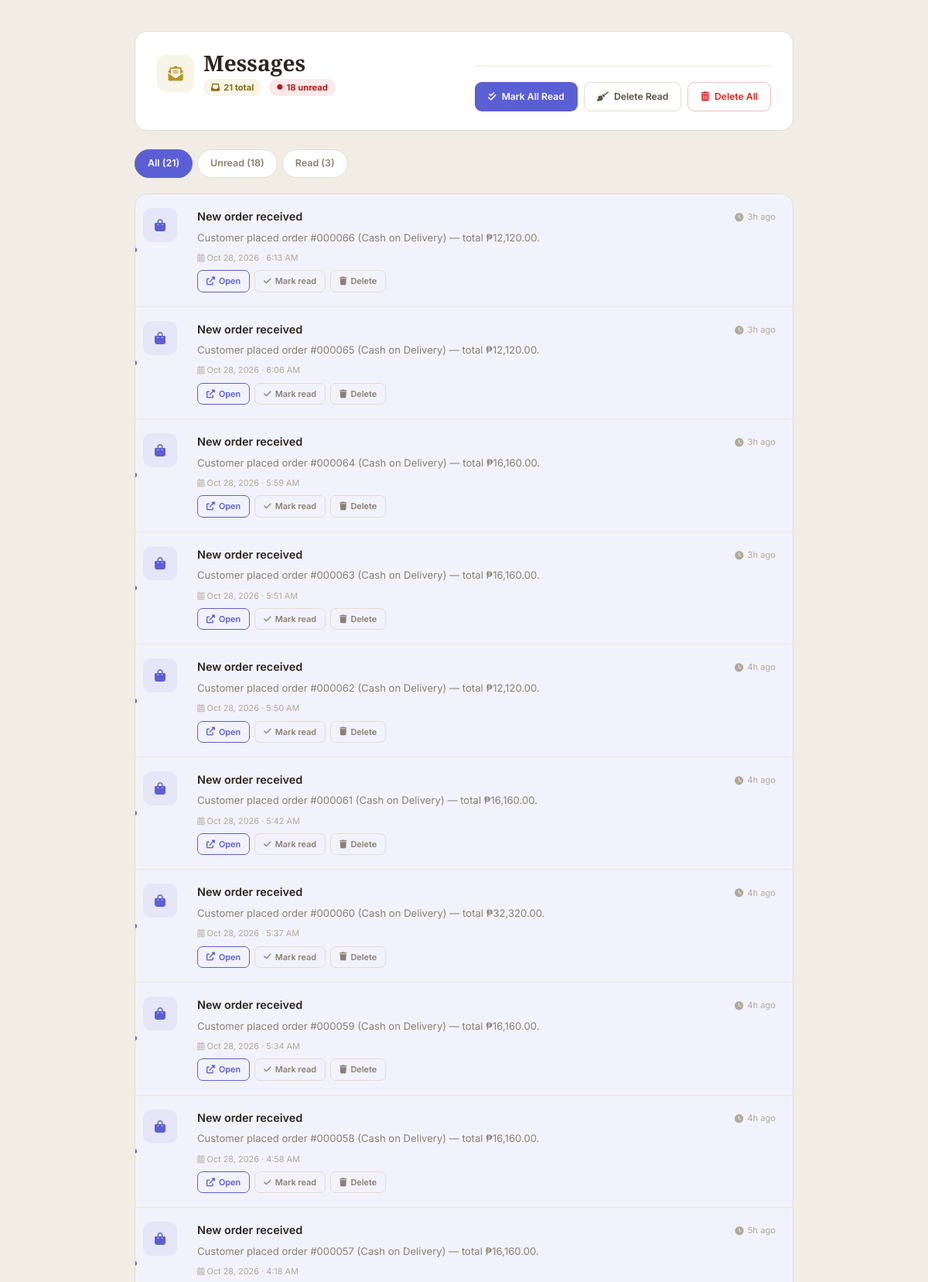
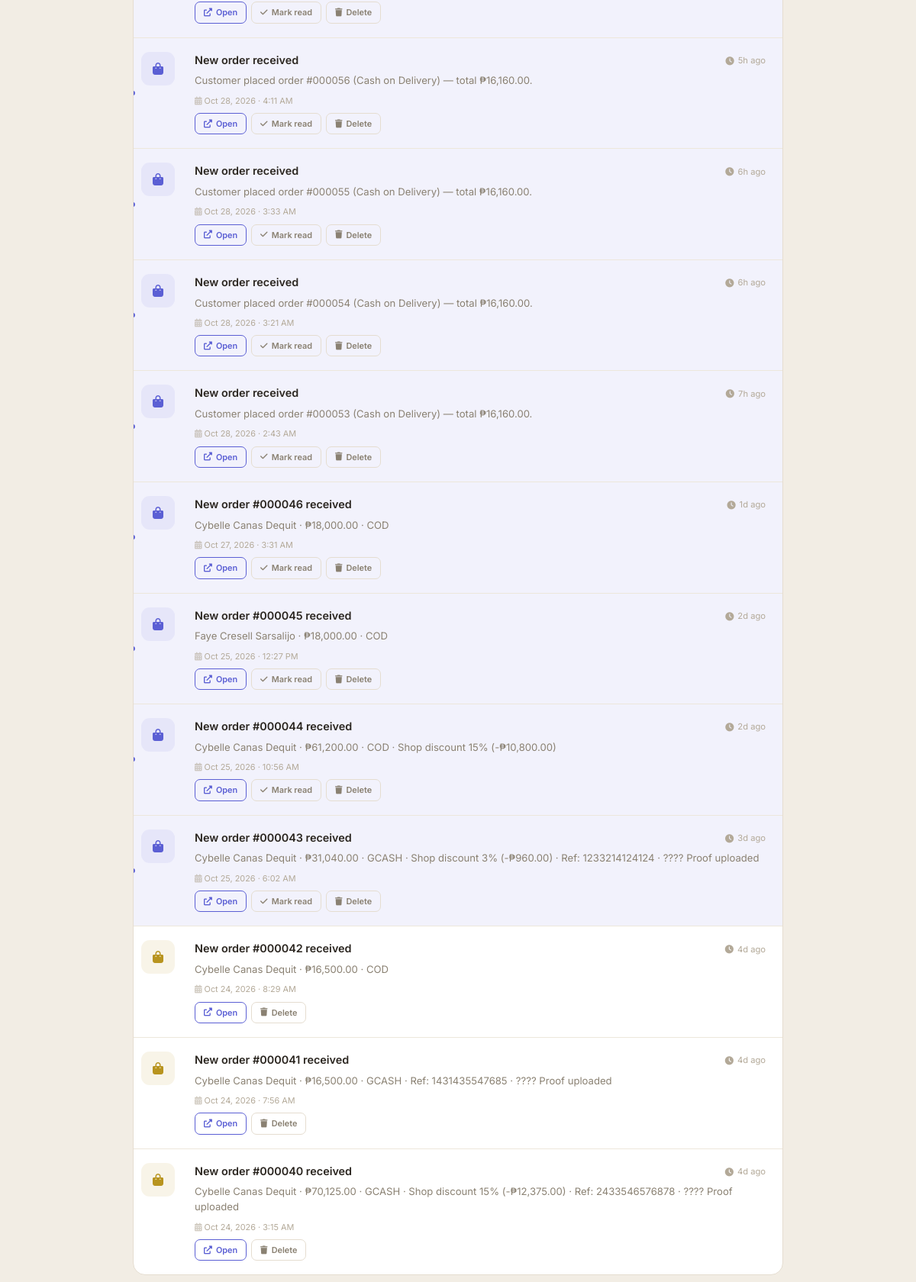
/jewelryshop/User/messages.php (signed in), run on the app's committed database (2 pictures, top to bottom).
### tables this page shows
CREATE TABLE `notifications` (
  `id` int(11) NOT NULL,
  `user_id` int(11) NOT NULL,
  `type` enum('order','layaway','payment','due','system','purchase') DEFAULT 'system',
  `title` varchar(255) NOT NULL,
  `message` text DEFAULT NULL,
  `link` varchar(255) DEFAULT NULL,
  `is_read` tinyint(1) NOT NULL DEFAULT 0,
  `created_at` timestamp NOT NULL DEFAULT current_timestamp(),
  `updated_at` timestamp NOT NULL DEFAULT current_timestamp() ON UPDATE current_timestamp()
);

### jewelryshop/User/messages.php (the view, shortened to what this page needs)
<?php
$uid = (int)$_SESSION['user_id'];
$db = null;
if (!$db && class_exists('Database')) {
    try {
        $tmp = (new Database())->getConnection();
        if ($tmp instanceof PDO || $tmp instanceof mysqli) $db = $tmp;
    } catch (Throwable $e) {  }
}
function run_query($db, $sql, $params = []) {
    if ($db instanceof PDO) {
        $stmt = $db->prepare($sql);
        $stmt->execute($params);
        return $stmt->fetchAll(PDO::FETCH_ASSOC);
    }
    $rows = [];
    return $rows;
}
try {
    $messages = run_query($db,
        "SELECT id, type, title, message, link, is_read, created_at
         FROM notifications WHERE user_id = ? ORDER BY created_at DESC",
        [$uid]);
} catch (Throwable $e) {
    $messages = [];
}
$total  = count($messages);
$unread = 0;
foreach ($messages as $m) if (empty($m['is_read'])) $unread++;
function icon_for($t) {
    $map = ['order'=>'shopping-bag','layaway'=>'hand-holding-heart','payment'=>'credit-card','due'=>'clock','system'=>'info-circle'];
    return $map[strtolower((string)$t)] ?? 'bell';
}
function ago($dt) {
    $ts = strtotime($dt); if (!$ts) return '';
    $d = time() - $ts;
    if ($d < 86400) return floor($d/3600).'h ago';
    if ($d < 604800) return floor($d/86400).'d ago';
    return date('M j, Y', $ts);
}
?>
<!DOCTYPE html>
<html lang="en">
<head>
    <link href="https://cdn.jsdelivr.net/npm/bootstrap@5.1.3/dist/css/bootstrap.min.css" rel="stylesheet">
    <link rel="stylesheet" href="https://cdnjs.cloudflare.com/ajax/libs/font-awesome/6.0.0/css/all.min.css">
</head>
<body>
<div class="wrap">
    <div class="head">
        <div class="head-top">
            <div class="title">
                <div class="title-icon"><i class="fas fa-envelope-open-text"></i></div>
                <div>
                    <h1>Messages</h1>
                    <p>
                        <span class="pill total"><i class="fas fa-inbox"></i> <?php echo $total; ?> total</span>
                        <span class="pill unread" style="<?php echo $unread > 0 ? '' : 'display:none;'; ?>">
                            <i class="fas fa-circle" style="font-size:.45rem;"></i> <?php echo $unread; ?> unread
                        </span>
                    </p>
                </div>
            </div>
            <div class="toolbar">
                <button class="btn btn-primary" id="btnMarkAllRead" <?php echo $unread > 0 ? '' : 'disabled'; ?>><i class="fas fa-check-double"></i> Mark All Read</button>
                <button class="btn btn-outline" id="btnDeleteAllRead" <?php echo $total > 0 ? '' : 'disabled'; ?>><i class="fas fa-broom"></i> Delete Read</button>
                <button class="btn btn-danger" id="btnDeleteAll" <?php echo $total > 0 ? '' : 'disabled'; ?>><i class="fas fa-trash-alt"></i> Delete All</button>
            </div>
        </div>
    </div>
    <div class="filters">
        <button class="chip active" data-filter="all">All (<?php echo $total; ?>)</button>
        <button class="chip" data-filter="unread">Unread (<?php echo $unread; ?>)</button>
        <button class="chip" data-filter="read">Read (<?php echo $total - $unread; ?>)</button>
    </div>
    <div class="list" id="msgList">
        <?php if (empty($messages)): ?>
            <div class="empty">
                <i class="fas fa-inbox"></i>
                <h3>No messages yet</h3>
                <p>When you receive updates about orders, layaways, or payments, they'll appear here.</p>
                <a href="shop.php" class="btn btn-primary" style="text-decoration:none;"><i class="fas fa-shopping-bag"></i> Start Shopping</a>
            </div>
        <?php else: ?>
            <?php foreach ($messages as $m): ?>
                <?php
                    $isUnread = empty($m['is_read']);
                    $icon     = icon_for($m['type'] ?? 'system');
                    $timeAgo  = ago($m['created_at'] ?? '');
                    $fullDate = !empty($m['created_at']) ? date('M j, Y · g:i A', strtotime($m['created_at'])) : '';
                    $link     = trim((string)($m['link'] ?? ''));
                ?>
                <div class="row <?php echo $isUnread ? 'unread' : ''; ?>" data-id="<?php echo (int)$m['id']; ?>">
                    <div class="row-icon"><i class="fas fa-<?php echo htmlspecialchars($icon); ?>"></i></div>
                    <div class="row-body">
                        <div class="row-head">
                            <p class="row-title"><?php echo htmlspecialchars($m['title'] ?? 'Notification'); ?></p>
                            <span class="row-time"><i class="fas fa-clock"></i> <?php echo htmlspecialchars($timeAgo); ?></span>
                        </div>
                        <?php if (!empty($m['message'])): ?>
                            <p class="row-text"><?php echo nl2br(htmlspecialchars($m['message'])); ?></p>
                        <?php endif; ?>
                        <p class="row-date"><i class="fas fa-calendar-alt" style="opacity:.6;"></i> <?php echo htmlspecialchars($fullDate); ?></p>
                        <div class="row-actions">
                            <?php if ($link !== ''): ?>
                                <button class="row-btn link" data-action="open" data-link="<?php echo htmlspecialchars($link); ?>"><i class="fas fa-external-link-alt"></i> Open</button>
                            <?php endif; ?>
                            <?php if ($isUnread): ?>
                                <button class="row-btn" data-action="mark-read"><i class="fas fa-check"></i> Mark read</button>
                            <?php endif; ?>
                            <button class="row-btn danger" data-action="delete"><i class="fas fa-trash"></i> Delete</button>
                        </div>
                    </div>
                </div>
            <?php endforeach; ?>
        <?php endif; ?>
    </div>
</div>
</body>
</html>

### jewelryshop/User/messages.php (style rules this page uses)
:root { --bg:#f2ede4; --card:#fff; --border:#e5ddd0; --border-light:#ede7db; --text:#5a5245; --text-bright:#2b2620; --text-muted:#8a8172; --text-dim:#b3a998; --primary:#5b5fd4; --primary-soft:rgba(91,95,212,0.08); --gold:#b8941f; --gold-soft:rgba(184,148,31,0.1); --gold-strong:#8a6e14; --success:#0d9668; --danger:#dc2626; }
body { font-family:'Inter',sans-serif; background:var(--bg); color:var(--text); margin:0; }
h1,h3 { font-family:'Cormorant Garamond',serif; color:var(--text-bright); }
.wrap { max-width:900px; margin:0 auto; padding:2.5rem 1.5rem 4rem; }
.head { background:var(--card); border:1px solid var(--border); border-radius:16px; padding:1.5rem 1.75rem; margin-bottom:1.5rem; }
.head-top { display:flex; justify-content:space-between; align-items:flex-start; gap:1rem; flex-wrap:wrap; }
.title { display:flex; gap:12px; align-items:center; }
.title-icon { width:48px; height:48px; border-radius:12px; background:var(--gold-soft); color:var(--gold); display:flex; align-items:center; justify-content:center; font-size:1.2rem; flex-shrink:0; }
.title h1 { font-size:1.75rem; margin:0 0 3px; font-weight:700; }
.title p { margin:0; font-size:.82rem; color:var(--text-muted); display:flex; gap:10px; flex-wrap:wrap; }
.pill { display:inline-flex; gap:5px; align-items:center; padding:3px 10px; border-radius:20px; font-size:.7rem; font-weight:700; }
.pill.total { background:var(--gold-soft); color:var(--gold-strong); }
.pill.unread { background:rgba(220,38,38,.1); color:#b91c1c; }
.toolbar { display:flex; gap:8px; flex-wrap:wrap; margin-top:1.25rem; padding-top:1.25rem; border-top:1px solid var(--border-light); }
.btn { display:inline-flex; gap:7px; align-items:center; padding:9px 16px; border-radius:9px; font-family:'Inter',sans-serif; font-size:.76rem; font-weight:600; cursor:pointer; transition:all .2s; border:1px solid transparent; white-space:nowrap; }
.btn-primary { background:var(--primary); color:#fff; }
.btn-outline { background:transparent; color:var(--text); border-color:var(--border); }
.btn-danger { background:transparent; color:var(--danger); border-color:rgba(220,38,38,.3); }
.filters { display:flex; gap:6px; flex-wrap:wrap; margin-bottom:1.25rem; }
.chip { padding:8px 16px; border-radius:20px; background:var(--card); border:1px solid var(--border); color:var(--text-muted); font-size:.78rem; font-weight:600; cursor:pointer; transition:all .2s; }
.chip.active { background:var(--primary); border-color:var(--primary); color:#fff; }
.list { background:var(--card); border:1px solid var(--border); border-radius:16px; overflow:hidden; }
.row { display:flex; gap:14px; padding:18px 22px; border-bottom:1px solid var(--border-light); position:relative; }
.row:last-child { border-bottom:none; }
.row.unread { background:var(--primary-soft); }
.row.unread::before { content:''; position:absolute; left:8px; top:50%; transform:translateY(-50%); width:6px; height:6px; border-radius:50%; background:var(--primary); }
.row-icon { width:44px; height:44px; border-radius:11px; background:var(--gold-soft); color:var(--gold); display:flex; align-items:center; justify-content:center; font-size:1rem; flex-shrink:0; }
.row.unread .row-icon { background:var(--primary-soft); color:var(--primary); }
.row-body { flex:1; min-width:0; }
.row-head { display:flex; justify-content:space-between; align-items:baseline; gap:12px; margin-bottom:6px; flex-wrap:wrap; }
.row-title { font-size:.9rem; font-weight:600; color:var(--text-bright); margin:0; }
.row-time { font-size:.7rem; color:var(--text-dim); display:inline-flex; align-items:center; gap:5px; }
.row-text { font-size:.82rem; color:var(--text-muted); line-height:1.55; margin:0 0 8px; }
.row-date { font-size:.68rem; color:var(--text-dim); margin:0 0 8px; }
.row-actions { display:flex; gap:6px; margin-top:8px; flex-wrap:wrap; }
.row-btn { display:inline-flex; gap:5px; align-items:center; padding:5px 11px; border-radius:7px; font-size:.68rem; font-weight:600; cursor:pointer; border:1px solid var(--border); background:transparent; color:var(--text-muted); text-decoration:none; transition:all .2s; }
.row-btn.link { border-color:var(--primary); color:var(--primary); }

### data on the page
notifications: title "New order received", created_at "3h ago", message "Customer placed order #000066 (Cash on Delivery) — total ₱12,120.00.", created_at "Oct 28, 2026 · 6:13 AM", is_read 0 (drawn)
notifications: title "New order received", created_at "3h ago", message "Customer placed order #000065 (Cash on Delivery) — total ₱12,120.00.", created_at "Oct 28, 2026 · 6:06 AM", is_read 0 (drawn)
notifications: title "New order received", created_at "3h ago", message "Customer placed order #000064 (Cash on Delivery) — total ₱16,160.00.", created_at "Oct 28, 2026 · 5:59 AM", is_read 0 (drawn)
notifications: title "New order received", created_at "3h ago", message "Customer placed order #000063 (Cash on Delivery) — total ₱16,160.00.", created_at "Oct 28, 2026 · 5:51 AM", is_read 0 (drawn)
notifications: title "New order received", created_at "4h ago", message "Customer placed order #000062 (Cash on Delivery) — total ₱12,120.00.", created_at "Oct 28, 2026 · 5:50 AM", is_read 0 (drawn)
notifications: title "New order received", created_at "4h ago", message "Customer placed order #000061 (Cash on Delivery) — total ₱16,160.00.", created_at "Oct 28, 2026 · 5:42 AM", is_read 0 (drawn)
notifications: title "New order received", created_at "4h ago", message "Customer placed order #000060 (Cash on Delivery) — total ₱32,320.00.", created_at "Oct 28, 2026 · 5:37 AM", is_read 0 (drawn)
notifications: title "New order received", created_at "4h ago", message "Customer placed order #000059 (Cash on Delivery) — total ₱16,160.00.", created_at "Oct 28, 2026 · 5:34 AM", is_read 0 (drawn)
notifications: title "New order received", created_at "4h ago", message "Customer placed order #000058 (Cash on Delivery) — total ₱16,160.00.", created_at "Oct 28, 2026 · 4:58 AM", is_read 0 (drawn)
notifications: title "New order received", created_at "5h ago", message "Customer placed order #000057 (Cash on Delivery) — total ₱16,160.00.", created_at "Oct 28, 2026 · 4:18 AM", is_read 0 (drawn)
notifications: title "New order received", created_at "5h ago", message "Customer placed order #000056 (Cash on Delivery) — total ₱16,160.00.", created_at "Oct 28, 2026 · 4:11 AM", is_read 0 (drawn)
notifications: title "New order received", created_at "6h ago", message "Customer placed order #000055 (Cash on Delivery) — total ₱16,160.00.", created_at "Oct 28, 2026 · 3:33 AM", is_read 0 (drawn)
notifications: title "New order received", created_at "6h ago", message "Customer placed order #000054 (Cash on Delivery) — total ₱16,160.00.", created_at "Oct 28, 2026 · 3:21 AM", is_read 0 (drawn)
notifications: title "New order received", created_at "7h ago", message "Customer placed order #000053 (Cash on Delivery) — total ₱16,160.00.", created_at "Oct 28, 2026 · 2:43 AM", is_read 0 (drawn)
notifications: title "New order #000046 received", created_at "1d ago", message "Cybelle Canas Dequit · ₱18,000.00 · COD", created_at "Oct 27, 2026 · 3:31 AM", is_read 0 (drawn)
notifications: title "New order #000045 received", created_at "2d ago", message "Faye Cresell Sarsalijo · ₱18,000.00 · COD", created_at "Oct 25, 2026 · 12:27 PM", is_read 0 (drawn)
notifications: title "New order #000044 received", created_at "2d ago", message "Cybelle Canas Dequit · ₱61,200.00 · COD · Shop discount 15% (-₱10,800.00)", created_at "Oct 25, 2026 · 10:56 AM", is_read 0 (drawn)
notifications: title "New order #000043 received", created_at "3d ago", message "Cybelle Canas Dequit · ₱31,040.00 · GCASH · Shop discount 3% (-₱960.00) · Ref: 1233214124124 · ???? Proof uploaded", created_at "Oct 25, 2026 · 6:02 AM", is_read 0 (drawn)
notifications: title "New order #000042 received", created_at "4d ago", message "Cybelle Canas Dequit · ₱16,500.00 · COD", created_at "Oct 24, 2026 · 8:29 AM"
notifications: title "New order #000041 received", created_at "4d ago", message "Cybelle Canas Dequit · ₱16,500.00 · GCASH · Ref: 1431435547685 · ???? Proof uploaded", created_at "Oct 24, 2026 · 7:56 AM"
notifications: title "New order #000040 received", created_at "4d ago", message "Cybelle Canas Dequit · ₱70,125.00 · GCASH · Shop discount 15% (-₱12,375.00) · Ref: 2433546576878 · ???? Proof uploaded", created_at "Oct 24, 2026 · 3:15 AM"

### other printed values
$total "21"
$unread "18"
$total - $unread "3"
